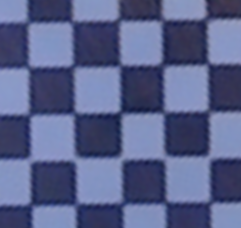
#> input picture Module Code V2/images/symbols/chess.png, 241 x 228 px
$ python vision_utils.py
#> lines starting #> are read from the running program, lines starting #| are printed output that depends on the picture
import cv2
import numpy as np
import imutils

# [58 lines left out: functions remove_small_area, get_between_area, seperate_contour, get_contour_centroid_list, find_endpoints, not called in this run]

def map_value(value,from_min,from_max,to_min,to_max):
    return (value - from_min) * (to_max - to_min) / (from_max - from_min) + to_min

# [12 lines left out: functions check_in_region, find_minmax_intensity, not called in this run]

if __name__ == '__main__':
    #Open template and get canny
    template = cv2.imread('images/symbols/chess.png',0)
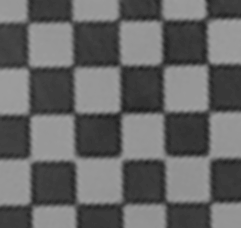
#> template: shape (228, 241); min 28, max 163, mean 101.9
    img_gray = cv2.imread('images/process_data/test2.png',0)
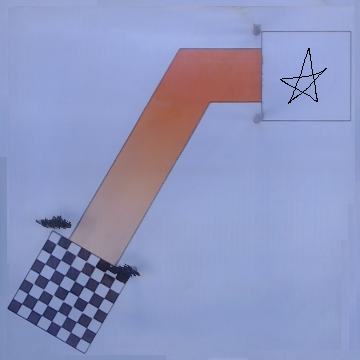
#> input picture Module Code V2/images/test2.png, 360 x 360 px, found by its file name
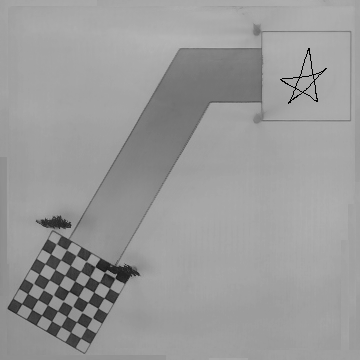
#> img_gray: shape (360, 360); min 0, max 182, mean 153.7

    # Store width and height of template in w and h
    w, h = template.shape[::-1]
#> w = 241; h = 228
    found = None

    for scale in np.linspace(0.2, 1.0, 20)[::-1]:

        # resize the image according to the scale, and keep track
        # of the ratio of the resizing
        resized = imutils.resize(img_gray, width = int(img_gray.shape[1] * scale))
        r = img_gray.shape[1] / float(resized.shape[1])

        # if the resized image is smaller than the template, then break
        # from the loop
        # detect edges in the resized, grayscale image and apply template
        # matching to find the template in the image
        edged = cv2.Canny(resized, 50, 200)
#> (the run stopped early here; a loop or call above may not have finished)
